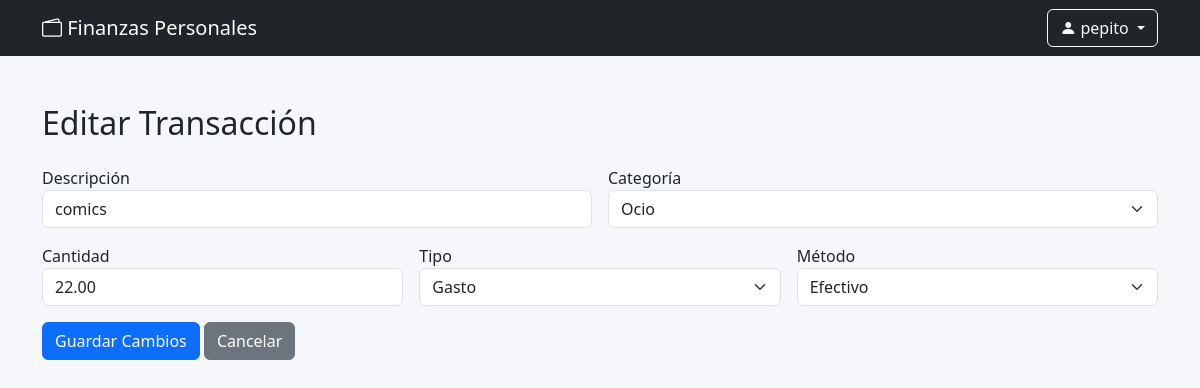
The page /php/editar_transaccion.php?id=35 (signed in) on the database its author committed.
### tables this page shows
CREATE TABLE `transacciones` (
  `id` bigint(20) NOT NULL,
  `id_usuario` bigint(20) NOT NULL,
  `cantidad` decimal(10,2) NOT NULL,
  `type` enum('ingreso','gasto') NOT NULL,
  `method` enum('efectivo','transferencia','tarjeta') NOT NULL,
  `date` date NOT NULL,
  `descripcion` text NOT NULL DEFAULT 'Sin descripción',
  `categoria` text NOT NULL DEFAULT 'General'
);

### php/editar_transaccion.php (the view, shortened to what this page needs)
<?php
include 'conexion.php';
$id_transaccion = intval($_GET['id']);
$stmt = $conexion->prepare("SELECT cantidad, type, method, descripcion, categoria FROM transacciones WHERE id = ?");
$stmt->bind_param("i", $id_transaccion);
$stmt->execute();
$stmt->bind_result($cantidad, $type, $method, $descripcion, $categoria);
?>
<!DOCTYPE html>
<html lang="es">
<head>
    <link rel="stylesheet" href="../css/styles.css">
    <link rel="stylesheet" href="../css/custom_styles.css">
    <link href="https://cdn.jsdelivr.net/npm/bootstrap@5.3.0/dist/css/bootstrap.min.css" rel="stylesheet">
    <link href="https://cdn.jsdelivr.net/npm/bootstrap-icons@1.10.5/font/bootstrap-icons.css" rel="stylesheet">
</head>
<nav class="navbar navbar-expand-lg navbar-dark bg-dark">
    <div class="container">
        <a class="navbar-brand" href="#">
            <i class="bi bi-wallet2"></i> Finanzas Personales
        </a>
        <div class="ms-auto d-flex align-items-center">
            <?php if(isset($_SESSION['usuario'])): ?>
                <div class="btn-group">
                    <button type="button" class="btn btn-outline-light dropdown-toggle" data-bs-toggle="dropdown">
                        <i class="bi bi-person-fill"></i>
                        <?php
                        if(!empty($_SESSION['usuario'])) {
                            echo htmlspecialchars($_SESSION['usuario']);
                        }
                        ?>
                    </button>
                </div>
            <?php else: ?>
                <a href="login.php" class="btn btn-outline-light">Iniciar Sesión</a>
            <?php endif; ?>
        </div>
    </div>
</nav>
<body class="custom-bg">
<div class="container my-5">
    <h2 class="mb-4">Editar Transacción</h2>
    <form action="guardar_edicion.php" method="POST" class="row g-3">
        <div class="col-md-6">
            <label>Descripción</label>
            <input type="text" name="descripcion" class="form-control" value="<?= htmlspecialchars($descripcion) ?>" required>
        </div>
        <div class="col-md-6">
            <label>Categoría</label>
            <select name="categoria" class="form-select" required>
                <?php
                $opciones = ["Salario", "Comida", "Transporte", "Ocio", "Servicios", "Otros"];
                foreach ($opciones as $opcion) {
                    $selected = $categoria === $opcion ? "selected" : "";
                    echo "<option value='$opcion' $selected>$opcion</option>";
                }
                ?>
            </select>
        </div>
        <div class="col-md-4">
            <label>Cantidad</label>
            <input type="number" step="0.01" name="cantidad" class="form-control" value="<?= $cantidad ?>" required>
        </div>
        <div class="col-md-4">
            <label>Tipo</label>
            <select name="type" class="form-select" required>
                <option value="gasto" <?= $type === 'gasto' ? 'selected' : '' ?>>Gasto</option>
            </select>
        </div>
        <div class="col-md-4">
            <label>Método</label>
            <select name="method" class="form-select" required>
                <option value="efectivo" <?= $method === 'efectivo' ? 'selected' : '' ?>>Efectivo</option>
            </select>
        </div>
        <div class="col-12">
            <button type="submit" class="btn btn-primary">Guardar Cambios</button>
            <a href="../principal.php" class="btn btn-secondary">Cancelar</a>
        </div>
    </form>
</div>
</body>
</html>

### css/custom_styles.css (style rules this page uses)
.custom-bg { background-color: #f5f7fa; min-height: 100vh; }

### rows shown on the page
transacciones: descripcion "comics", cantidad "22.00", type "Gasto", method "Efectivo"

### other values the page prints
$_SESSION['usuario'] "pepito"
form field categoria "Ocio"
